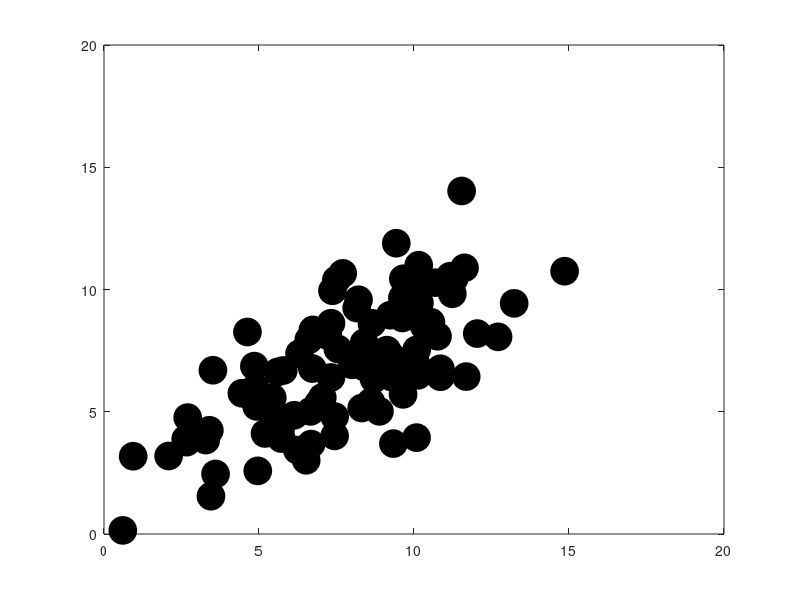

This chart was generated by the following MATLAB code: (Note: this script raises an error after producing the figure.)
[fish_ID, fish_length, fish_weight] = textread('homework6_data_problem1.txt', '%f%f%f', 'headerlines', 1);

%% Preliminary Statistics
% Visualize the fish data.

% scatter plot of data
figure('OuterPosition',[0 0 1600 1600],'PaperUnits','points','PaperSize',[1600 1600]);
dots      = plot(fish_length, fish_weight, 'LineStyle', 'none',...
          'Marker', 'o', 'MarkerEdgeColor', 'k', 'MarkerFaceColor', 'k', ...
          'MarkerSize', 20);
setMarkerColor(dots, 'k', 0.3);

xlabel('fish length (in)')
ylabel('fish weight (oz)')
xlim([0.5*min(fish_length) 1.5*max(fish_length)])
ylim([0.5*min(fish_weight) 1.5*max(fish_weight)])
title('Moosehead Lake Rock Bass')

prettyFig()
drawnow
saveas(gcf, '/home/ahoyland/code/homework/ENG-BE-601/homework6/homework6_figure_1.png')
close all

% construct the deviation matrix
D         = zeros(length(fish_weight), 2);
D(:,1)    = fish_length - mean(fish_length);
D(:,2)    = fish_weight - mean(fish_weight);

% construct the sample covariance matrix
S         = 1 / (length(D) - 1) * D' * D;

% compute the eigenvalues
[V, lambda] = eig(S)

% scatter plot of data
figure('OuterPosition',[0 0 1600 1600],'PaperUnits','points','PaperSize',[1600 1600]);
dots      = plot(fish_length, fish_weight, 'LineStyle', 'none',...
          'Marker', 'o', 'MarkerEdgeColor', 'k', 'MarkerFaceColor', 'k', ...
          'MarkerSize', 20);
setMarkerColor(dots, 'k', 0.3);

hold on

% plot eigenvectors at centroid
slope(1)  = V(1) / V(2);
slope(2) 	= - 1/slope(1);
b         = mean(fish_weight) - slope * mean(fish_length);
x         = 0:max(fish_length);
plot(x, slope(1)*x + b(1), 'r')
plot(x, slope(2)*x + b(2), 'r')

xlabel('fish length (in)')
ylabel('fish weight (oz)')
xlim([0.5*min(fish_length) 1.5*max(fish_length)])
ylim([0.5*min(fish_weight) 1.5*max(fish_weight)])
title('Moosehead Lake Rock Bass')

prettyFig()
drawnow
saveas(gcf, '/home/ahoyland/code/homework/ENG-BE-601/homework6/homework6_figure_2.png')
close all

%% Problem #1 Part C

% compute statistical distance using the L-2 norm
my_distances = zeros(100,1);
for ii = 1:length(fish_weight)
	d			= zeros(2,1);
	d(1) 	= fish_length(ii) - mean(fish_length);
	d(2) 	= fish_weight(ii) - mean(fish_weight);
	my_distances(ii) = d' * inv(S) * d;
end
disp('The statistical distances:')
disp(my_distances)

% produce histogram of statistical distance
figure('OuterPosition',[0 0 1600 1600],'PaperUnits','points','PaperSize',[1600 1600]);
histogram(my_distances, 0:0.5:10)
xlim([0 10])
ylim([0 25])
xlabel('statistical distance')
ylabel('occurrences')
title('histogram of statistical differences')

prettyFig()
drawnow
saveas(gcf, '/home/ahoyland/code/homework/ENG-BE-601/homework6/homework6_figure_3.png')
close all

c2 = 5.99;

% scatter plot of data
fig = figure('OuterPosition',[0 0 1600 1600],'PaperUnits','points','PaperSize',[1600 1600]);
ax = axes(fig);
dots      = plot(ax, fish_length, fish_weight, 'LineStyle', 'none',...
          'Marker', 'o', 'MarkerEdgeColor', 'k', 'MarkerFaceColor', 'k', ...
          'MarkerSize', 20);
setMarkerColor(dots, 'k', 0.3);

hold on

% plot eigenvectors at centroid
slope(1)  = V(1) / V(2);
slope(2) 	= - 1/slope(1);
b         = mean(fish_weight) - slope * mean(fish_length);
x         = 0:max(fish_length);
plot(ax, x, slope(1)*x + b(1), 'r')
plot(ax, x, slope(2)*x + b(2), 'r')

% plot an ellipse as black dots
d1 				= linspace(-16.8, 16.8, 101);
d2 				= zeros(length(d1), 2);
invS 			= inv(S);
for ii = 1:length(d2)
	d2(ii,:)= roots([invS(2,2) (invS(1,2) + invS(2,1))*d1(ii) (invS(1,1)*d1(ii)^2 - c2^2)]);
end

plot(ax, d1, d2, 'LineStyle', 'none', 'Marker', 'o', 'MarkerSize', 3, 'MarkerFaceColor', 'k', 'MarkerEdgeColor', 'k');

xlabel('fish length (in)')
ylabel('fish weight (oz)')
xlim([-5 25])
ylim([-25 25])
title('Moosehead Lake Rock Bass')

prettyFig()
drawnow
saveas(fig, '/home/ahoyland/code/homework/ENG-BE-601/homework6/homework6_figure_4.png')
close all

index = find(my_distances > c2)
disp('Fish IDs with high statistical differences')
fish_ID(index)

X = [fish_length fish_weight];
figure('OuterPosition',[0 0 1600 1600],'PaperUnits','points','PaperSize',[1600 1600]);
hist3(X, 'Nbins', [15 15]);
xlabel('fish length (in)')
ylabel('fish weight (oz)')
zlabel('# occurrences')

prettyFig()
drawnow
saveas(gcf, '/home/ahoyland/code/homework/ENG-BE-601/homework6/homework6_figure_5.png')
close all
